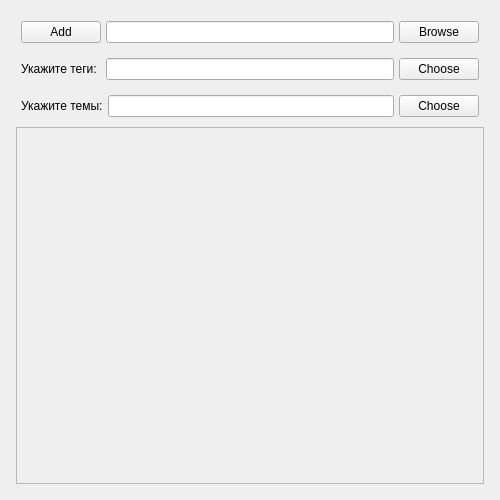
<?xml version="1.0" encoding="UTF-8"?>
<ui version="4.0">
 <class>AddingWidget</class>
 <widget class="QWidget" name="AddingWidget">
  <property name="geometry">
   <rect>
    <x>0</x>
    <y>0</y>
    <width>500</width>
    <height>500</height>
   </rect>
  </property>
  <property name="windowTitle">
   <string>Form</string>
  </property>
  <layout class="QVBoxLayout" name="verticalLayout_2">
   <item>
    <layout class="QVBoxLayout" name="verticalLayout" stretch="1,1,1,11">
     <property name="spacing">
      <number>5</number>
     </property>
     <property name="leftMargin">
      <number>5</number>
     </property>
     <property name="topMargin">
      <number>5</number>
     </property>
     <property name="rightMargin">
      <number>5</number>
     </property>
     <property name="bottomMargin">
      <number>5</number>
     </property>
     <item>
      <layout class="QHBoxLayout" name="horizontalLayout" stretch="0,0,0">
       <property name="spacing">
        <number>5</number>
       </property>
       <property name="sizeConstraint">
        <enum>QLayout::SetMinimumSize</enum>
       </property>
       <property name="leftMargin">
        <number>5</number>
       </property>
       <property name="topMargin">
        <number>5</number>
       </property>
       <property name="rightMargin">
        <number>5</number>
       </property>
       <property name="bottomMargin">
        <number>5</number>
       </property>
       <item>
        <widget class="QPushButton" name="pushButton">
         <property name="minimumSize">
          <size>
           <width>80</width>
           <height>0</height>
          </size>
         </property>
         <property name="maximumSize">
          <size>
           <width>80</width>
           <height>16777215</height>
          </size>
         </property>
         <property name="text">
          <string>Add</string>
         </property>
        </widget>
       </item>
       <item>
        <widget class="QLineEdit" name="lineEdit"/>
       </item>
       <item>
        <widget class="QPushButton" name="pushButton_2">
         <property name="maximumSize">
          <size>
           <width>16777215</width>
           <height>16777215</height>
          </size>
         </property>
         <property name="text">
          <string>Browse</string>
         </property>
         <property name="default">
          <bool>false</bool>
         </property>
        </widget>
       </item>
      </layout>
     </item>
     <item>
      <layout class="QHBoxLayout" name="horizontalLayout_2" stretch="0,0,0">
       <property name="spacing">
        <number>5</number>
       </property>
       <property name="sizeConstraint">
        <enum>QLayout::SetMinimumSize</enum>
       </property>
       <property name="leftMargin">
        <number>5</number>
       </property>
       <property name="topMargin">
        <number>5</number>
       </property>
       <property name="rightMargin">
        <number>5</number>
       </property>
       <property name="bottomMargin">
        <number>5</number>
       </property>
       <item>
        <widget class="QLabel" name="label_2">
         <property name="minimumSize">
          <size>
           <width>80</width>
           <height>0</height>
          </size>
         </property>
         <property name="text">
          <string>Укажите теги:</string>
         </property>
        </widget>
       </item>
       <item>
        <widget class="QLineEdit" name="lineEdit_3"/>
       </item>
       <item>
        <widget class="QPushButton" name="pushButton_4">
         <property name="text">
          <string>Choose</string>
         </property>
        </widget>
       </item>
      </layout>
     </item>
     <item>
      <layout class="QHBoxLayout" name="horizontalLayout_4" stretch="0,0,0">
       <property name="spacing">
        <number>5</number>
       </property>
       <property name="sizeConstraint">
        <enum>QLayout::SetMinimumSize</enum>
       </property>
       <property name="leftMargin">
        <number>5</number>
       </property>
       <property name="topMargin">
        <number>5</number>
       </property>
       <property name="rightMargin">
        <number>5</number>
       </property>
       <property name="bottomMargin">
        <number>5</number>
       </property>
       <item>
        <widget class="QLabel" name="label">
         <property name="minimumSize">
          <size>
           <width>80</width>
           <height>0</height>
          </size>
         </property>
         <property name="text">
          <string>Укажите темы:</string>
         </property>
        </widget>
       </item>
       <item>
        <widget class="QLineEdit" name="lineEdit_2"/>
       </item>
       <item>
        <widget class="QPushButton" name="pushButton_3">
         <property name="text">
          <string>Choose</string>
         </property>
        </widget>
       </item>
      </layout>
     </item>
     <item>
      <widget class="QScrollArea" name="scrollArea">
       <property name="lineWidth">
        <number>2</number>
       </property>
       <property name="widgetResizable">
        <bool>true</bool>
       </property>
       <property name="alignment">
        <set>Qt::AlignCenter</set>
       </property>
       <widget class="QWidget" name="scrollAreaWidgetContents">
        <property name="geometry">
         <rect>
          <x>0</x>
          <y>0</y>
          <width>470</width>
          <height>356</height>
         </rect>
        </property>
        <layout class="QGridLayout" name="gridLayout"/>
       </widget>
      </widget>
     </item>
    </layout>
   </item>
  </layout>
 </widget>
 <resources/>
 <connections/>
</ui>
